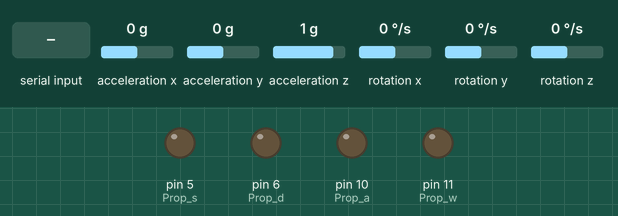
Bench run of a sketch on a simulated Arduino Uno, built with avr-gcc and run on an emulated ATmega328P. Parts: output pins drawn as LEDs (lit = HIGH). Inputs (shaded band) come from the test bench; at power-on: acceleration x 0 g, acceleration y 0 g, acceleration z 1 g, rotation x 0 °/s, rotation y 0 °/s, rotation z 0 °/s. What the sketch prints to the serial monitor is not drawn.

Above: at 1.2 s.
1.3 s: acceleration x set to -1.4 g
At 2.1 s:
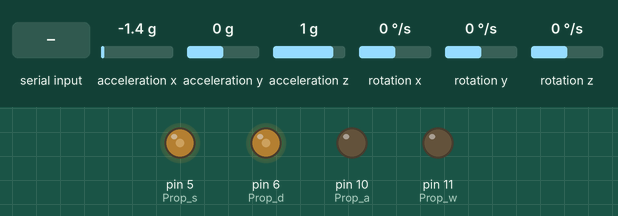
4.3 s: "p90\n" received over Serial
7.3 s: acceleration y set to -1.4 g
At 8.3 s:
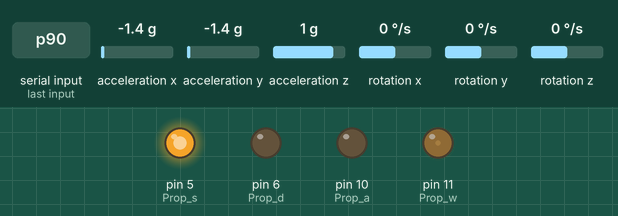
10.3 s: acceleration x set to 0 g
12.0 s: "r,45\n" received over Serial
At 12.5 s:
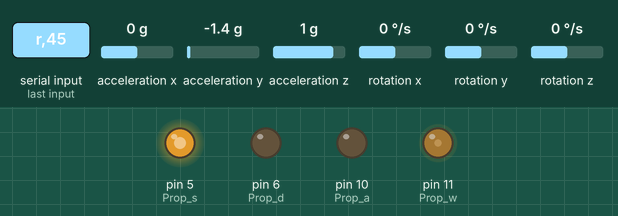
14.1 s: acceleration y set to -0.1 g
16.0 s: acceleration y set to 0.1 g
Timing chart, 0 to 20.0 s (numbered marks = the images above; inputs shaded):
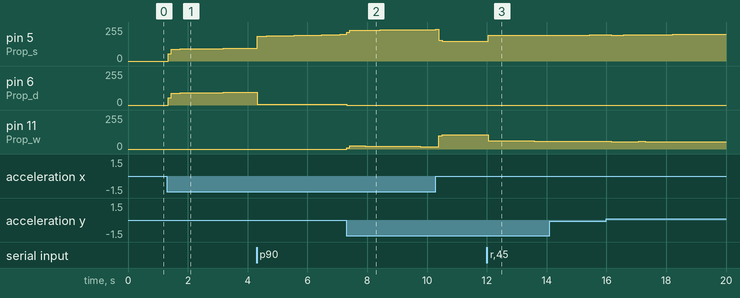

The sketch:

Main.ino
```cpp
#include "GyverPID.h"
long int times;

#ifndef cbi
#define cbi(sfr, bit) (_SFR_BYTE(sfr) &= ~_BV(bit))
#endif
#ifndef sbi
#define sbi(sfr, bit) (_SFR_BYTE(sfr) |= _BV(bit))
#endif

void setup() {
 // Инициализация всех систем управления
sbi(ADCSRA,ADPS2) ;
cbi(ADCSRA,ADPS1) ;
cbi(ADCSRA,ADPS0) ;

 InitialControll();
 InitialSensors();
 times = millis();


}

void loop() {
  updateSensors();
  //if(millis()-300>times){
    getCommand();
    updateForce();
    times = millis();
  //Serial.print("x-");
 // Serial.println(getRotateX());
 // Serial.print("y-");
 // Serial.println(getRotateY());
 // }
}
```

controll.ino
```cpp
// Пины управления моторами
#define Prop_a 10 // y-- x--
#define Prop_w 11 // y-- x++
#define Prop_s 5 // y++ x--
#define Prop_d 6 // y++ x++
//
#define deltaForceMax 50.0
#define wtLF 200
#define wtLB 200
#define wtRF 200
#define wtRB 200
#define cofStart 2
// Переменные регуляции скорости для стабилизации
float forceLF = 0; //s
float forceLB = 0; //d
float forceRF = 0; //w
float forceRB = 0; //a
// Переменные управления квадрокоптером
float engine = 0; // Общая мощность двигателей 0-100% 0-200 PWM
float pitch = 0; // Тангаж %наклона -20-20 градусов
float roll = 0; // Крен %наклона -20-20 градусов
float yaw = 0; // Рысканье % разворот 360

GyverPID rP(2, 0.05, 0.01);
GyverPID rR(2, 0.05, 0.01);
GyverPID rY(2, 0.05, 0.01);
//Инициализация управления моторами
bool InitialControll(){
  rP.setLimits(-255,255);
  rR.setLimits(-255,255);
  rY.setLimits(-255,255);

  Serial.begin(9600);
  pinMode(Prop_a,OUTPUT);
  pinMode(Prop_w,OUTPUT);
  pinMode(Prop_s,OUTPUT);
  pinMode(Prop_d,OUTPUT);
  analogWrite(Prop_a,0);
  analogWrite(Prop_w,0);
  analogWrite(Prop_s,0);
  analogWrite(Prop_d,0);
  Serial.println("InitControll-Okey");
  return true;
}
// Обновляем ускорение двигателей относительно датчиков

void updateForce(){
 float x,y;
 getCommand(); // Получаем команды
 x = getRotateX();
 y = getRotateY();
 rP.input = x;
 rR.input = y;
 rP.setpoint= pitch;
 rR.setpoint = roll;
//  rY.input();
// Моя система регуляции
// forceLF = engine-(x/90.0+y/90.0)*deltaForceMax;
// forceLB = engine+(x/90.0-y/90.0)*deltaForceMax;
// forceRF = engine+(-x/90.0+y/90.0)*deltaForceMax;
// forceRB = engine+(x/90.0+y/90.0)*deltaForceMax;
  forceRF = engine*(wtRF/100);
  forceLF = engine*(wtLF/100);
  forceRB = engine*(wtLB/100);
  forceLB = engine*(wtLB/100);
  forceRF += (rP.getResultTimer()-rR.getResultTimer())/2; // Среднее по PID-ам
  forceRB += -(rP.getResultTimer()+rR.getResultTimer())/2;
  forceLF += (rP.getResultTimer()+rR.getResultTimer())/2;
  forceLB += (-rP.getResultTimer()+rR.getResultTimer())/2;
// Serial.print("=");
// Serial.print(forceLF);
// Serial.print(" ");
//// Serial.print(forceRF);
// Serial.println("=");
// Serial.print("=");
 //Serial.print(forceLB);
// Serial.print(" ");
 //Serial.print(forceRB);
 //Serial.println("=");
// Serial.println("");

 _setDW_(forceRB,forceRF,forceLF,forceLB);
}
// Функция опроса Serial на команды
bool getCommand(){
while(Serial.available()){
  int com = Serial.read();
  if(com=='p'){
  pitch = Serial.parseInt();
  }else
  if(com=='r'){
  roll = Serial.parseInt();
  }else
  if(com=='y'){
  yaw = Serial.parseInt();
  }else
  if(com=='e'){
  engine = Serial.parseInt();
  }
}
}
// Функция прямого изменения тяги
void _setDW_(int a,int w,int s,int d){
  analogWrite(Prop_a,clamp(a,0.0,255.0));
  analogWrite(Prop_w,clamp(w,0.0,255.0));
  analogWrite(Prop_s,clamp(s,0.0,255.0));
  analogWrite(Prop_d,clamp(d,0.0,255.0));
}
```

sensors.ino
```cpp
//#include "Adafruit_BMP085.h"
#include "I2Cdev.h"
#include "MPU6050.h"
// Изменяемые константы
// Коф компламентарного фильтра
#define FK 0.1

// Константа преобразования силы притяжения к градусам
#define TO_DEG 57.29577951308232087679815481410517033f
// Использовать барометр будем после готовой работы с акселерометром
//Adafruit_BMP085 bmp; // Барометр

MPU6050 mpu; // Акселерометр / гироскоп

int16_t ax_raw, ay_raw, az_raw, gx_raw, gy_raw, gz_raw;
float angle_gx,angle_gy,angle_gz;
long int t_b; // Хранение прошлого состояния времени для гироскопа
// Функциия ограничения значения
float clamp(float v, float minv, float maxv){
    if( v>maxv )
        return maxv;
    else if( v<minv )
        return minv;
    return v;
}

// Инициализация работы сенсоров
bool InitialSensors(){
  t_b = millis();

//if(!bmp.begin()){
 // Serial.println("Error with init BMP180");
  //return false;
//}

  mpu.initialize();
  if(!mpu.testConnection()){
    Serial.println("Error with init MPU-6050");
  }
  Serial.println("InitSensors-Okey");
  return true;
}
// Получаем значения с сенсора
void updateSensors(){
  int t;
  mpu.getMotion6(&ax_raw, &ay_raw, &az_raw, &gx_raw, &gy_raw, &gz_raw);
  t = millis();
  int gx,gy,gz;

  // Расчёт углов относительно всех осей гироскопа
  gx = gx_raw/134; // Получаем градусы в секунду
  angle_gx = angle_gx + gx*(t-t_b)/1000.0; // По гироскопу x

  gy = gy_raw/134; // Получаем градусы в секунду
  angle_gy = angle_gy + gy*(t-t_b)/1000.0; // По гироскопу y

  gz = gz_raw/134; // Получаем градусы в секунду
  angle_gz = angle_gz + gz*(t-t_b)/1000.0; // По гироскопу z

  t_b = t; // Присваеваем новое старое значение
}
// Функции компламентарного фильтра с использованием данных акселерометра
float getRotateX(){
  float ay;
  float angle_ax;

  ay = ay_raw / (4096.0*4.0); // Получаем значения ускорения
  ay = clamp(ay,-1.0,1.0);
  angle_ax = 90-TO_DEG*acos(ay); // По акселерометру

  angle_gx = angle_gx*(1-FK) + angle_ax*FK; // Коректировка с использованием аккселерометра
  return angle_gx;
}
float getRotateY(){
   float ax;
  float angle_ay;

  ax = ax_raw / (4096.0*4.0); // Получаем значения ускорения
  ax = clamp(ax,-1.0,1.0);
  angle_ay = 90-TO_DEG*acos(ax); // По акселерометру

  angle_gy = angle_gy*(1-FK) + angle_ay*FK; // Коректировка с использованием аккселерометра
  return angle_gy;
}
float getRotateZ(){
  return angle_gz;
}
```

Measured:
- after the input at 1.3 s, pin 5 (Prop_s), pin 6 (Prop_d): moves from 0/255 to 96/255 over 2.8 s, starting at once
- after the input at 7.3 s, pin 6 (Prop_d): 6/255 → 0/255 at once; pin 11 (Prop_w): ramps from 24/255 to 11/255 and jumps back, once every 0.10 s
- after the input at 12.0 s, pin 5 (Prop_s): 147/255 → 192/255 after 0.05 s, → 193/255 0.62 s later, → 194/255 0.93 s later; pin 11 (Prop_w): 107/255 → 62/255 after 0.05 s, → 61/255 0.62 s later, → 60/255 0.93 s later
